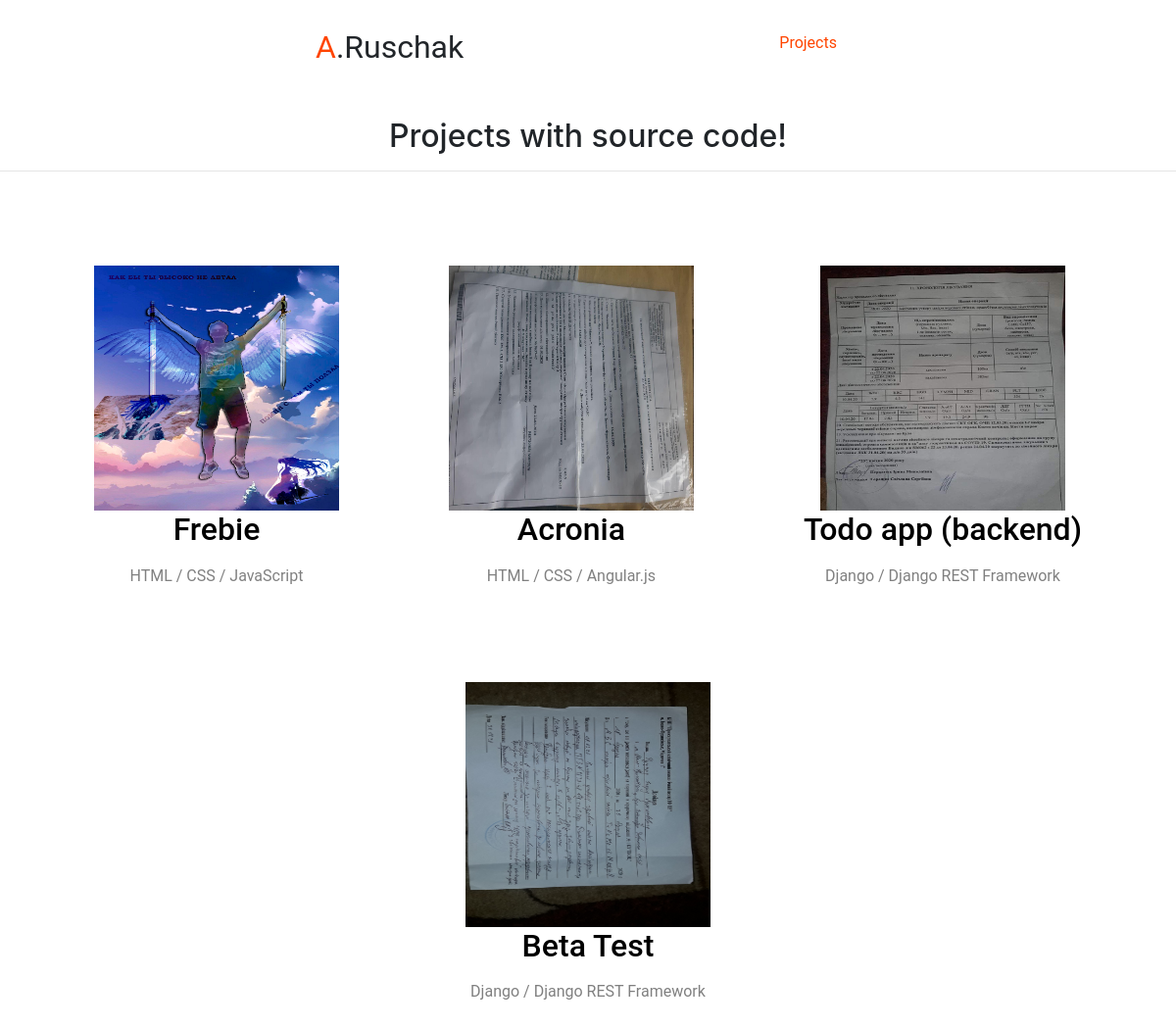
The page / on the database its author committed.
### pages/models.py (models this page shows, shortened)
class Work(models.Model):
    title = models.CharField(max_length=255, verbose_name='name of project')
    description = models.TextField(verbose_name='Description of project')
    demo_link = models.CharField(max_length=255, verbose_name='Link to project', blank=True)
    source_link = models.CharField(max_length=255, verbose_name='Link to source code', blank=True)
    technologies_used = models.CharField(max_length=255, verbose_name='Technologies used in project')
    image = models.ImageField()

### pages/views.py (the view)
# urls.py: path('',ProjectList.as_view(), name='home'),
class ProjectList(ListView):
    template_name = 'home.html'
    model = Work

### templates/home.html (shortened to what this page needs)
{% extends 'base.html' %}
{% load static %}
{% block content %}
     <h2 class="title">Projects with source code!</h2>
    <hr>
    <div class="projects">
    {% for project in object_list %}
        <a href="{% url 'project_detail' project.pk %}">
        <div class="project">
            <img src="{{ project.image.url }}" alt="{{ project.title }}">
            <h2>{{ project.title }}</h2>
            <p>{{ project.technologies_used }}</p>
        </div>
        </a>
    {% endfor %}
    </div>
{% endblock content %}

### templates/base.html (shortened to what this page needs)
{% load static %}
<!doctype html>
<html lang="en">
<head>
    <link rel="stylesheet" href="{% static 'css/styles.css' %}">
      <link rel="stylesheet" href="https://stackpath.bootstrapcdn.com/bootstrap/4.1.3/css/bootstrap.min.css">
</head>
</head>
<body>
<header>
    <div class="navbars">
        <div class="log"><span class="orange">A</span>.Ruschak</div>
        <div class="navs">
            <nav><a href="{% url 'home' %}">Projects</a></nav>
        </div>
    </div>
</header>
{% block content %}
{% endblock content %}
</body>
</html>

### pages/static/css/styles.css (style rules this page uses)
* { margin: 0; font-family: 'Roboto', sans-serif; }
.orange { color: orangered; }
header { padding: 3vh; }
.log { font-size: 2rem; }
.navbars { display: flex; flex-direction: row; justify-content: space-evenly; }
.navs { display: flex; flex-direction: row; margin-top: 1vh; }
.navs nav a { text-decoration: none; color: orangered; padding: 3vh; }
.title { text-align: center; margin-top: 3vh; }
hr { border-color: orangered; max-width: 1300px; margin: 0 auto; margin-top: 2vh; margin-bottom: 2vh; }
.projects { display: flex; justify-content: space-around; flex-flow: wrap; flex-wrap: wrap; padding: 5vh; }
.projects a { text-decoration: none; }
.projects .project { max-width: 400px; text-align: center; padding: 5vh; color: black; }
.projects .project img { width: 250px; height: 250px; }
.projects .project p { margin-top: 2vh; color: grey; }

### rows shown on the page
Work: image (picture), title "Frebie", technologies_used "HTML / CSS / JavaScript"
Work: image (picture), title "Acronia", technologies_used "HTML / CSS / Angular.js"
Work: image (picture), title "Todo app (backend)", technologies_used "Django / Django REST Framework"
Work: image (picture), title "Beta Test", technologies_used "Django / Django REST Framework"
